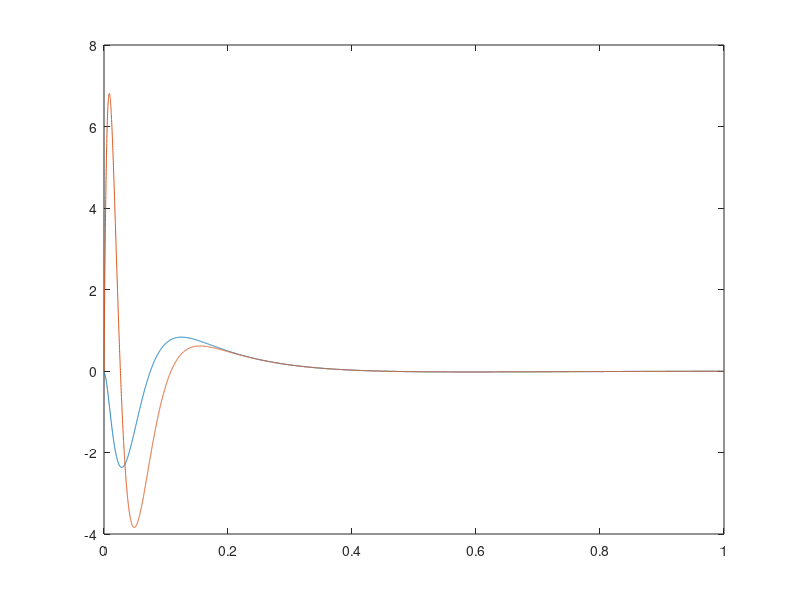

Source code (MATLAB):
A = [-1 0 0; 1 -2 0; 0 1 0];
B = [1; 0; 0];
C = [0 0 1];
d = 0;
sisla = ss(A,B,C,d);
polos_con = [-5 -6 -7];
K = place(sisla, polos_con);
T = ss(A-B*K, B, C,0);
f = 1/dcgain(T);
T =f*T;

%diseño observador
polos_obs = [-50 -60 -70];
L = place(A',C',polos_obs);
L=L';

ACE = [A -B*K; L*C A-L*C-B*K];
BCE = [B; B];
CCE = [C 0 0 0];
sislcce = f*ss(ACE,BCE,CCE, 0);
% step(sislcce)

t = linspace(0,1,10000);
u = ones(size(t));
[y,t,x] = lsim(sislcce,u,t,[-.05 -.02 .01 0 0 0] );
plot(t,x(:,1),t,x(:,4))













